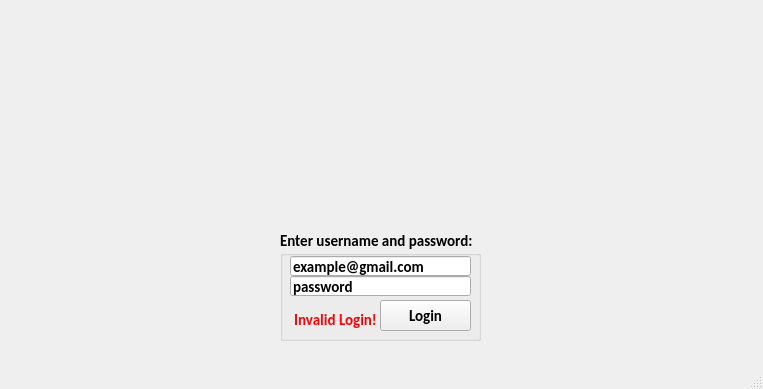
<?xml version="1.0" encoding="UTF-8"?>
<ui version="4.0">
 <class>AuthWindow</class>
 <widget class="QMainWindow" name="AuthWindow">
  <property name="geometry">
   <rect>
    <x>0</x>
    <y>0</y>
    <width>763</width>
    <height>389</height>
   </rect>
  </property>
  <property name="windowTitle">
   <string>Cafe Log-in</string>
  </property>
  <widget class="QWidget" name="centralwidget">
   <widget class="QGroupBox" name="groupBox">
    <property name="enabled">
     <bool>true</bool>
    </property>
    <property name="geometry">
     <rect>
      <x>280</x>
      <y>230</y>
      <width>201</width>
      <height>111</height>
     </rect>
    </property>
    <property name="font">
     <font>
      <family>Calibri</family>
      <pointsize>11</pointsize>
      <italic>false</italic>
      <bold>true</bold>
      <kerning>true</kerning>
     </font>
    </property>
    <property name="title">
     <string>Enter username and password:</string>
    </property>
    <property name="flat">
     <bool>false</bool>
    </property>
    <property name="checkable">
     <bool>false</bool>
    </property>
    <widget class="QLineEdit" name="QLE_Username">
     <property name="geometry">
      <rect>
       <x>10</x>
       <y>26</y>
       <width>181</width>
       <height>20</height>
      </rect>
     </property>
     <property name="font">
      <font>
       <family>Calibri</family>
       <pointsize>11</pointsize>
       <italic>false</italic>
       <bold>true</bold>
       <kerning>true</kerning>
      </font>
     </property>
     <property name="text">
      <string>example@gmail.com</string>
     </property>
    </widget>
    <widget class="QLineEdit" name="QLE_Password">
     <property name="geometry">
      <rect>
       <x>10</x>
       <y>46</y>
       <width>181</width>
       <height>20</height>
      </rect>
     </property>
     <property name="text">
      <string>password</string>
     </property>
    </widget>
    <widget class="QPushButton" name="LoginButton">
     <property name="geometry">
      <rect>
       <x>100</x>
       <y>70</y>
       <width>91</width>
       <height>31</height>
      </rect>
     </property>
     <property name="text">
      <string>Login</string>
     </property>
    </widget>
    <widget class="QLabel" name="InvalidLoginLabel">
     <property name="enabled">
      <bool>true</bool>
     </property>
     <property name="geometry">
      <rect>
       <x>10</x>
       <y>80</y>
       <width>91</width>
       <height>21</height>
      </rect>
     </property>
     <property name="text">
      <string>&lt;html&gt;&lt;head/&gt;&lt;body&gt;&lt;p&gt;&lt;span style=&quot; color:#ff0004;&quot;&gt;Invalid Login!&lt;/span&gt;&lt;/p&gt;&lt;/body&gt;&lt;/html&gt;</string>
     </property>
     <property name="alignment">
      <set>Qt::AlignCenter</set>
     </property>
    </widget>
   </widget>
   <widget class="QLabel" name="label">
    <property name="geometry">
     <rect>
      <x>220</x>
      <y>20</y>
      <width>311</width>
      <height>211</height>
     </rect>
    </property>
    <property name="text">
     <string/>
    </property>
    <property name="pixmap">
     <pixmap resource="CafeResources.qrc">:/content/Copy of Untitled.png</pixmap>
    </property>
    <property name="scaledContents">
     <bool>true</bool>
    </property>
   </widget>
  </widget>
  <widget class="QMenuBar" name="menubar">
   <property name="geometry">
    <rect>
     <x>0</x>
     <y>0</y>
     <width>763</width>
     <height>21</height>
    </rect>
   </property>
  </widget>
  <widget class="QStatusBar" name="statusbar"/>
 </widget>
 <resources>
  <include location="CafeResources.qrc"/>
 </resources>
 <connections/>
</ui>
